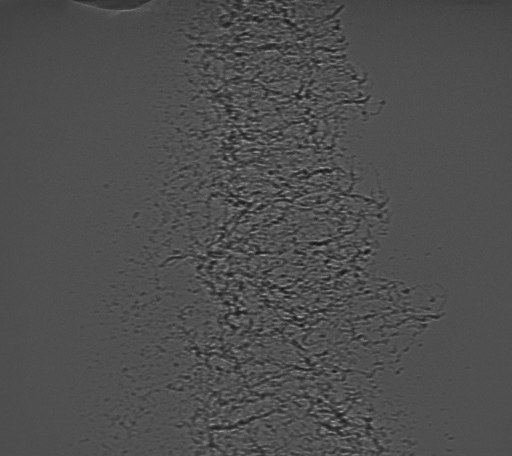
#> input picture individual_developers/jackson/120.tif, 512 x 456 px, found by its file name
$ python dropDivision.py   (older library calls are emulated)
#> lines starting #> are read from the running program, lines starting #| are printed output that depends on the picture; after the words box and inside, x2 and y2 are one past the last pixel; in counts of white or black regions, pixels touching at a corner belong together; long printed decimals are rounded
### individual_developers/jackson/segmentedThresholding.py
import cv2
import numpy as np
import matplotlib.pyplot as plt
import os

direct = 'individual_developers/jackson/'
file = "120.tif"
img = cv2.imread(direct + file,-1)
#> img is the input picture: shape (456, 512); min 16, max 174, mean 78.5
img_max = img.max()
#> img_max = 174
img_min = img.min()
#> img_min = 16
img_rescaled = 255*((img-img_min)/(img_max-img_min))
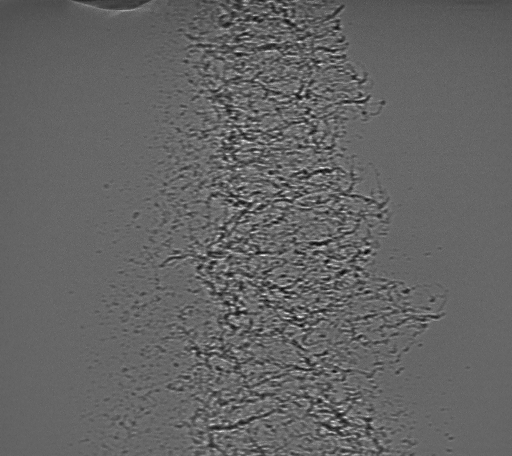
#> img_rescaled: shape (456, 512) float64; min 0, max 255, mean 100.9
img_rescaled = np.array(img_rescaled, dtype = int)


class Shape(object):
    '''
    Shape class: creates a shape object for purposes of saving shape
      contours with a variety of parameters for clustering and analysis
    '''
    def __init__(self, contour):
        self.contour = contour
        self.label = False
        self.getArea()
        self.getApprox()
        self.getBoundary()
        self.getPeri()

    def getPeri(self):
        peri = cv2.arcLength(self.contour, True)
        self.peri = peri

    def getArea(self):
        '''
        Calculate area of shape
        '''
        self.area = cv2.contourArea(self.contour)

    def getApprox(self):
        '''
        Approximate shape as a polygon
        '''
        self.approx = cv2.approxPolyDP(self.contour,0.01*\
                      cv2.arcLength(self.contour,True),True)

    def getBoundary(self):
        '''
        Save location of the shape in the context of the larger image
        '''
        x,y,w,h = cv2.boundingRect(self.contour)
        self.h = h #height
        self.w = w #width
        self.boundary = [y,y+h,x,x+w]

    def crop(self,parent):
        '''
        Crop shape from rest of image
        '''
        #approximate shape of contour
        approx = cv2.approxPolyDP(self.contour, 0.02 * self.peri, True)
        # create a single channel pixel white image
        canvas = np.zeros(parent.shape).astype(parent.dtype) + 255
        fill = cv2.fillPoly(canvas, pts =[self.contour], color=0)
        #keep shape in grayscale, turn background white
        anti_fill = cv2.bitwise_or(parent,fill)
        self.cropped = anti_fill[self.boundary[0]:self.boundary[1],\
                      self.boundary[2]:self.boundary[3]]
        #also crop to slightly larger than boundary so shape isn't right at
        #the edge of the image
        #this will be useful if we want to draw more contours on a shape after cropping it
        self.border = 2
        self.bordered = anti_fill[self.boundary[0]-\
                        self.border:self.boundary[1]+\
                        self.border,self.boundary[2]-\
                        self.border:self.boundary[3]+self.border]
        return(self.cropped)

    def pad(self,maxh,maxw):
        self.padded = np.pad(self.cropped,((0, maxh - self.h), \
                      (0, maxw - self.w)), 'constant', constant_values=0)

    # [13 lines left out: functions flatten, setLabel, not called in this run]


def windowFrame(image, rows, columns, save = True):
#> called with rows = 1, columns = 1, save = False
	frames = []
	lenRows, lenColumns = image.shape
#> lenRows = 456; lenColumns = 512
	for i in range(rows):
		for j in range(columns):
			picture = image[int(lenRows / rows) * i: int(lenRows / rows) * (i+1), int(lenColumns / columns) * j: int(lenColumns / columns) * (j+1)]
			frames.append(picture)
#> after the loop, frames = 1 item
	if save:
		os.system('mkdir windowFrames_'+file[0:-4])
		for i in range(len(frames)):
			cv2.imwrite('windowFrames_' +file[0:-4] + "/frame"+str(i)+".tif",frames[i])
	return frames

# [64 lines left out: functions histogram, canny, bilateralFilter, medianFilter, gaussianFilter, averageBlur, not called in this run]

#blur = gaussianFilter(img)
#histogram(blur)

def histogramEqualization(img):
	equ = cv2.equalizeHist(img)
	return equ

# [38 lines left out: functions adaptiveHistogram, laplace, sobelx, sobely, not called in this run]

def multiThresholding(image, kthresh, pixelThresh = False):
	Z = image.reshape((-1,1))
	Z = np.float32(Z)
	criteria = (cv2.TERM_CRITERIA_EPS + cv2.TERM_CRITERIA_MAX_ITER, 10, 1.0) #directly copied from opencv documentation
	ret,label,center=cv2.kmeans(Z,kthresh,None,criteria,10,cv2.KMEANS_RANDOM_CENTERS) #sum of squared errors, labels, greyscale centers
	print(center.flatten())
	#print(ret)
	# Now convert back into uint8, and make original image
	center = np.uint8(center)
	sortedCenters = sorted(center.flatten())
	res = center[label.flatten()]
	kthreshed = res.reshape((image.shape))

	#now threshold the k-means clustered image to only keep the darkest cluster
	if pixelThresh:
		thresh_val = (sortedCenters[1] + sortedCenters[0])/2
		#thresh_val = sortedCenters[0]
		ret,proc = cv2.threshold(image,thresh_val,255,cv2.THRESH_BINARY)

	else:
		thresh_val = sortedCenters[0]
		ret, proc = cv2.threshold(kthreshed,thresh_val,255,cv2.THRESH_BINARY) #greyscale threshold, binary image

	frame_contours = []
	def drawShapes(image_binarized, image):
		'''
		Draw contours onto images
		'''
		contours, hierarchy = cv2.findContours(image_binarized, cv2.RETR_TREE, cv2.CHAIN_APPROX_SIMPLE)
		shapes_image = np.copy(image)
		#change back to RGB for easier visualization
		shapes_image = cv2.cvtColor(shapes_image, cv2.COLOR_GRAY2RGB)
		shapes_image = cv2.drawContours(shapes_image, contours, -1, (255,0,0), 1)
		return shapes_image

	contourImage = drawShapes(proc, image)
	return proc, contourImage


def segmentedThresholding(img, rows, columns, kthresh, filter = None, save = False, pixelThresh = False):
	frames = windowFrame(img, rows, columns, save)
#> frames = 1 item
	frames_contours = []

	for i in range(len(frames)):
		filteredFrame = frames[i]
		if filter != None:
			for fil in filter:
				filteredFrame = fil(filteredFrame)
		frame_shapes, contourImage = multiThresholding(filteredFrame, kthresh, pixelThresh = pixelThresh)
		frames_contours.append(frame_shapes)
#> this loop made 1 pass
#> (criteria in multiThresholding, center in multiThresholding, sortedCenters in multiThresholding, thresh_val in multiThresholding) on pass 1: ((3, 10, 1), [98, 60, 78], [60, 78, 98], 60)
#| [98.329  60.415 78.875]
#> pass 1, in multiThresholding, `ret, proc = cv2.threshold(kthreshed,thresh_val,255,cv2.THRESH_BINARY)`:
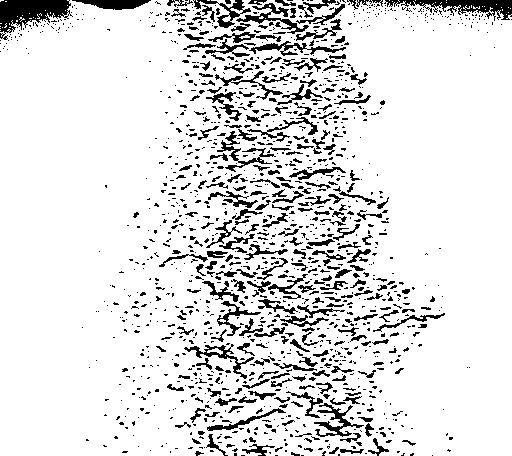
#> proc: shape (456, 512); 87.7% white; 1407 black regions (1136 under 20 px)
#> pass 1, in drawShapes, `shapes_image = cv2.drawContours(shapes_image, contours, -1, (255,0,0),..`:
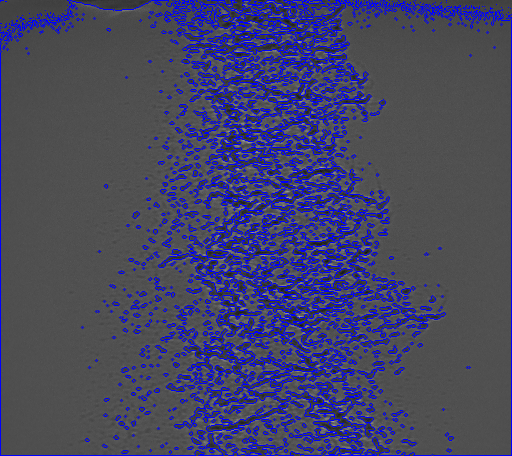
#> shapes_image: shape (456, 512, 3); mean B, G, R 99.3, 69.2, 69.2
#> after the loop, frames_contours = 1 item
		#histogram(framesi[], show = False, save = 'frame' + str(i))

	if save:
		os.system('mkdir frameContours_'+file[0:-4])
		for i in range(len(frames_contours)):
			cv2.imwrite('frameContours_' +file[0:-4] + "/frame"+str(i)+".tif",frames_contours[i])

	#recombines segmented binary files into single binary image
	i = 0
	while i < (len(frames_contours)):
		for j in range(columns):
			if j == 0:
				buildingRow = frames_contours[i]
				continue
			if (j+1) <= columns:
				buildingRow = np.hstack((buildingRow, frames_contours[i+j]))

		if i ==0:
			buildingColumn = buildingRow.copy()
		else:
			buildingColumn = np.vstack((buildingColumn, buildingRow))

		i += columns
#> this loop made 1 pass
#> i on pass 1: 1
#> after the loop, i = 1


	def drawShapes(image_binarized, image):
		'''
		Draw contours onto images
		'''

		#image_binarized = cv2.bitwise_not(image_binarized) #switch binary colors?

		contours, hierarchy = cv2.findContours(image_binarized, cv2.RETR_TREE, cv2.CHAIN_APPROX_SIMPLE)
#> contours = 1741 contours, 1319 with area under 20; largest, box (x1, y1, x2, y2) and area: (0, 0, 512, 456) 227760, (313, 402, 365, 438) 670, (183, 344, 255, 380) 601, (235, 11, 310, 35) 477, (216, 300, 262, 337) 430
		shapes_image = np.copy(image)

		#change back to RGB for easier visualization
		shapes_image = cv2.cvtColor(shapes_image, cv2.COLOR_GRAY2RGB)
		shapes_image = cv2.drawContours(shapes_image, contours, -1, (255,0,0), 1)
		return shapes_image, contours

	allContours, contours = drawShapes(buildingColumn, img)
	return buildingColumn, allContours, contours

# [14 lines left out: function imagePad, not called in this run]

def getContours(numMeans = 3):
	binaryImage, image, contours = segmentedThresholding(img, 1, 1, numMeans, filter = None, pixelThresh = False, save = False)
	return img, binaryImage, image, contours
"""
segmentedThresholding Function:

Arguments:
	8bit Image File
	# of Rows to be windowframed
	# of Columns to be windowframed
	# of k-means centers
	Filters to be sequentially applied, with the names of the filtering functions stored in a list (in order of filters to be applied). If None, no filter is used.
	pixelThresh: If True, thresholds based on the average greyscale value of the two darkest k-means. If False, thresholds by condidering the pixels assigned to the darkest k-means cluster.

Returns: binary image, image with contours
"""

# [66 lines left out: function main, not called in this run]
	#for i in range(len(contours)):
	#	print(len(i))

# [2 lines that do not run on import are left out]

### individual_developers/jackson/dropDivision.py
import cv2
import numpy as np
import matplotlib.pyplot as plt
import os
from segmentedThresholding import getContours, Shape

# [53 lines left out: functions contourBoundary, fillPoly, cropContour, meanIntensity, centerOfMass, not called in this run]

def bigDropDivision(croppedContour, buffer = 1):
	'''
	Breaks large droplets into smaller droplets
	'''

	#Equalize and find minimum
	contour = cv2.cvtColor(croppedContour,cv2.COLOR_GRAY2RGB)
	equalize = cv2.equalizeHist(croppedContour)
	#Might be redundant given the equalization
	#Probably the location of the minimum doesn't change after equalization
	intensityMin = np.amin(equalize) + buffer
	#Find peaks and background
	_,peaks = cv2.threshold(equalize,intensityMin,255,cv2.THRESH_BINARY_INV)
	_,background = cv2.threshold(equalize,254,255,cv2.THRESH_BINARY_INV)
	unknown = cv2.subtract(background,peaks)

	'''
	#Print line debugging
	fig, axes = plt.subplots(1, 2)
	axes[0].set_title("Background")
	axes[0].imshow(background,cmap='gray')
	axes[1].set_title("Peaks")
	axes[1].imshow(peaks,cmap='gray')
	plt.show()
	plt.close()
	plt.imshow(unknown,cmap='gray')
	plt.show()
	'''

	#Find connected components
	_, markers = cv2.connectedComponents(peaks)
	markers += 1
	markers[unknown==255] = 0
	#Watershed
	markers = cv2.watershed(contour,markers)

	#Mark border in white
	contour[markers == -1] = [255, 255, 255]


	plt.close()
	fig, axes = plt.subplots(2, 1)
	axes[0].set_title("Contour")
	axes[0].imshow(contour,cmap='gray')
	axes[1].set_title("Markers")
	axes[1].imshow(markers,cmap='gray')
	plt.tight_layout()
	plt.show()


	#Contour each droplet
	blobs = []
	canvas = np.zeros(croppedContour.shape).astype('uint16')+2
	for marker in range(markers.max()-2):
		binary = np.equal(markers, canvas).astype('uint8')*255
		'''
		plt.close()
		plt.imshow(binary,cmap='gray')
		plt.show()
		'''
		contours, _ = cv2.findContours(binary, cv2.RETR_TREE, cv2.CHAIN_APPROX_SIMPLE)
		blobs.append(np.array(contours)[0])
		canvas += 1
	blobs = np.array(blobs)

	#Convert back to gray
	contour = cv2.cvtColor(contour, cv2.COLOR_RGB2GRAY)

	return contour, markers, blobs

def descriptiveStatistics():

	img, binaryImage, image, contours = getContours()

	shapes = []
	shapesCrop = []
	shapesBoundary = []
	shapesArea = []
	shapesPeri = []
	shapesDensity = []
	centers = []

	for i in range(len(contours)):
		shape = Shape(contours[i])
		shapeCrop = shape.crop(img)
		shapeCropFlat = shapeCrop.flatten()
		shapeNoBackground  = list(filter(lambda x: x != 255, shapeCropFlat))
		shapeArea = len(shapeNoBackground)
		shapeDensity = np.sum(shapeNoBackground) / shapeArea

		if shapeArea > 2000 or shapeArea <= 5:
			continue

		shapes.append(shape)
		shapesCrop.append(shapeCrop)
		boundary = shape.boundary
		centers.append([(boundary[0] + boundary[1]) / 2, (boundary[2] + boundary[3]) / 2])

		shapesBoundary.append(boundary)
		shapesPeri.append(shape.peri)
		shapesDensity.append(shapeDensity)
		shapesArea.append(shapeArea)

		if shapeArea >500:
			plt.imshow(shapeCrop, cmap = 'gray')
			plt.show()
			print(shapeCrop)
			r1, r2, c1, c2 = shape.boundary
			plt.imshow(image[r1:r2, c1:c2]) #false positive: image[8:21, 241:288]
			plt.show()
			print(image[r1:r2, c1:c2])
			bigDropDivision(shapeCrop)
#> this loop made 207 passes
#> (printed output is left out)
#> pass 1, in crop, `fill = cv2.fillPoly(canvas, pts =[self.contour], color=0)`:
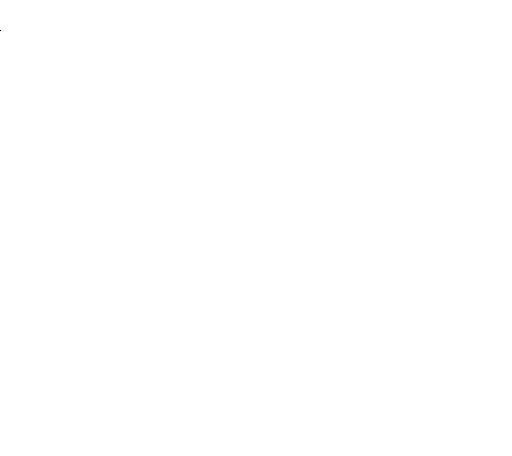
#> fill: shape (456, 512); 100% white; black in thin lines or dots, all inside (x1, y1, x2, y2) = (0, 30, 1, 31)
#> after the loop:
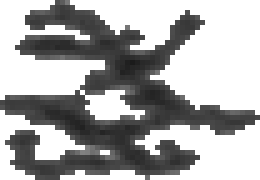
#> shapeCrop: shape (36, 52) (shown 5 times larger); min 27, max 255, mean 171

	plt.close()
	plt.title("Shape Characteristics")
	plt.xlabel("Average Intensity")
	plt.ylabel("Area")
	plt.scatter(shapesDensity, shapesArea)
	plt.show()
	plt.hist(shapesArea, density=False, bins=30)
	plt.show()

# [64 lines left out: functions drawShapes, multiThresholding, not called in this run]

img = cv2.imread("individual_developers/jackson/120.tif",-1)
#> (the run stopped early here; a loop or call above may not have finished)
